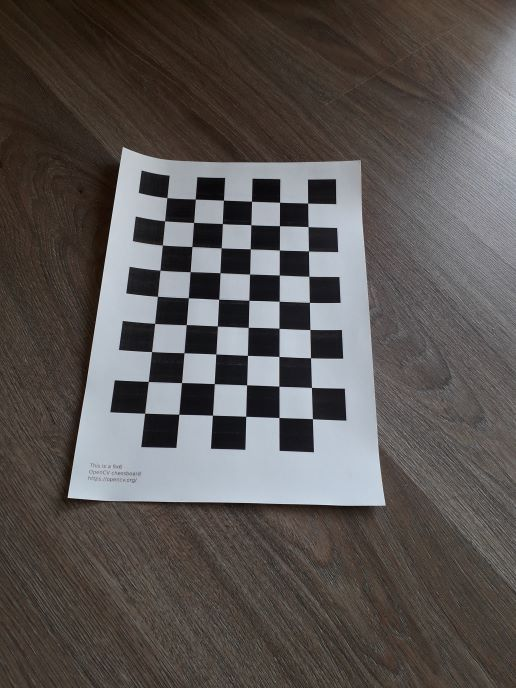
#> input picture persCedric/calibration/testImages/20230415_174116-2.jpg, 516 x 688 px; its folder holds only this picture in this run
$ python homography.py
#> lines starting #> are read from the running program, lines starting #| are printed output that depends on the picture; long printed decimals are rounded
import cv2
import glob

import numpy as np
import matplotlib.pyplot as plt

# grid size used
grid = [25, 25] # in mm


#termination criteria
criteria = (cv2.TERM_CRITERIA_EPS + cv2.TERM_CRITERIA_MAX_ITER, 30, 0.001)

#prepare object points, like (0,0,0), (1,0,0), (2,0,0), ..., (8,5,0)
objp = np.zeros((9*6, 3), np.float32)
objp[:,:2] = np.mgrid[0:9, 0:6].T.reshape(-1,2)

#arrays to store object points and image points from all the images
objpoints = [] #3d points in real world space
imgpoints = [] #2d points in image plane

def test(imageName):
    img = cv2.imread(imageName)
#> img is the input picture: shape (688, 516, 3); mean B, G, R 83.4, 85.3, 90
    imgGray = cv2.cvtColor(img, cv2.COLOR_BGR2GRAY)

    #find the chess board corners
    ret, srcCorners = cv2.findChessboardCorners(imgGray, (9, 6), None)
#> ret = True; srcCorners = 54 rows, first 8: [307.5, 203.1], [308, 226.6], [308.5, 250.8], [308.7, 276.3], [309.5, 302.4], [309.8, 329.5], [310.5, 357.7], [311.5, 387.5]
    dstCorners = np.zeros((54, 1, 2))
    for i in range(len(dstCorners)):
        dstCorners[i][0][0] = (5 - np.floor(i/9)) * grid[0] # (5 * grid[0]) - ((i % 6) * grid[0]) # right to left
        dstCorners[i][0][1] = (i % 9) * grid[1]# (np.floor(i/9)) * grid[1] # top to bottom
    #print(dstCorners)

    #if found, add object points, image points (after refining them)
    if ret == True:
        srcCorners2 = cv2.cornerSubPix(imgGray, srcCorners, (11, 11), (-1, -1), criteria)
#> srcCorners2 = 54 rows, first 8: [307.6, 203.1], [308, 226.6], [308.5, 251], [308.8, 276.3], [309.4, 302.4], [309.8, 329.5], [310.5, 357.7], [311.4, 387.4]

        #calibrateCamera returns
        #camera matrix, distortion coefficients, rotation and translation vectors
        '''
        ret2, mtx, dist, rvecs, tvecs = cv2.calibrateCamera(objpoints, imgpoints, imgGray.shape[::-1], None, None)

        print("camera matrix")
        print(mtx)
        print("distortion coefficients")
        print(dist)
        print("rotation vectors")
        print(rvecs)
        print("translation vectors")
        print(tvecs)
        '''

        # homography
        print(type(srcCorners), np.shape(srcCorners)) # np.ndarray (54, 1, 2)
#| <class 'numpy.ndarray'> (54, 1, 2)
        print(type(srcCorners2), np.shape(srcCorners2)) # np.ndarry (54, 1, 2)
#| <class 'numpy.ndarray'> (54, 1, 2)
        # print(srcCorners)
        homographyMask, _ = cv2.findHomography(srcCorners2, dstCorners)
#> homographyMask = [[1.04, 0.103, -194.5], [-0.0541, 1.29, -247.2], [-8.12e-05, 0.000991, 1]]
        print(homographyMask)
#| [[ 1.04190906e+00  1.03222874e-01 -1.94476414e+02]
#|  [-5.40541491e-02  1.29486785e+00 -2.47182483e+02]
#|  [-8.11645413e-05  9.90781216e-04  1.00000000e+00]]

        # for test
        '''
        warpedImg = cv2.warpPerspective(img, homographyMask, (img.shape[1], img.shape[0]))
        cv2.imshow('test', img)
        cv2.waitKey(0)
        cv2.imshow('test', warpedImg)
        cv2.waitKey(0)
        '''
        '''
        for i in range(len(dstCorners)):
            plt.figure(0)
            plt.plot(dstCorners[i][0][0], dstCorners[i][0][1], "-o")
            plt.text(dstCorners[i][0][0], dstCorners[i][0][1], i, color="red", fontsize=12)
        plt.show()
        '''
        dstCornersCalculated = cv2.perspectiveTransform(srcCorners, homographyMask)
#> dstCornersCalculated = 54 rows, first 8: [125, -0.667], [124.9, 24.65], [124.9, 49.93], [124.8, 75.22], [124.8, 100.2], [124.8, 125.1], [124.9, 149.9], [125.1, 174.9]
        averageDifference = 0
        averageXDifference = 0
        averageYDifference = 0
        for i in range(len(dstCornersCalculated)):
            plt.figure(0)
            plt.plot(dstCornersCalculated[i][0][0], dstCornersCalculated[i][0][1], "-o")
            plt.text(dstCornersCalculated[i][0][0], dstCornersCalculated[i][0][1], i, color="red", fontsize=12)
            averageDifference += np.sqrt(np.square(dstCornersCalculated[i][0][0] - dstCorners[i][0][0]) + \
                                      np.square(dstCornersCalculated[i][0][1] - dstCorners[i][0][1]))
            averageXDifference += np.abs(dstCornersCalculated[i][0][0] - dstCorners[i][0][0])
            averageYDifference += np.abs(dstCornersCalculated[i][0][1] - dstCorners[i][0][1])
#> this loop made 54 passes
#> (averageDifference, averageXDifference, averageYDifference) on passes 1 to 12: (0.667, 0.0139, 0.667), (1.03, 0.0701, 1.02), (1.13, 0.15, 1.09), (1.45, 0.38, 1.32), (1.69, 0.544, 1.49), (1.93, 0.776, 1.57), (2.13, 0.924, 1.69), (2.27, 1.06, 1.74), (2.7, 1.47, 1.87), (3.03, 1.58, 2.18), (3.15, 1.65, 2.28), (3.37, 1.73, 2.48)
#> after the loop, averageDifference = 14.59; averageXDifference = 7.92; averageYDifference = 10.9
        averageDifference /= len(dstCornersCalculated)
#> averageDifference = 0.27
        averageXDifference /= len(dstCornersCalculated)
#> averageXDifference = 0.147
        averageYDifference /= len(dstCornersCalculated)
#> averageYDifference = 0.202
        print("average difference to desired outcome")
        print("global:", averageDifference, "mm")
#| global: 0.2702 mm
        print("x-coör:", averageXDifference, "mm")
#| x-coör: 0.1468 mm
        print("y-coör:", averageYDifference, "mm")
#| y-coör: 0.2018 mm
        plt.show()
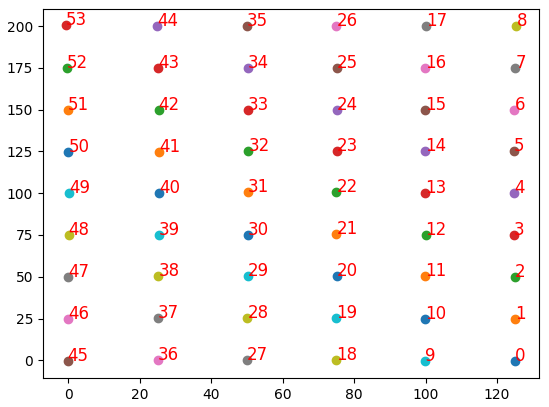
#> figure drawn by matplotlib, 1 panel
    else:
        return False
    return

imageNames = glob.glob('calibration/testImages/*.jpg')
# for name in imageNames:
#     test(name)

name = imageNames[0]
test(name)

$ run again, on persCedric/calibration/testImages/344431282_973754263639031_1761215019822892868_n-2.jpg
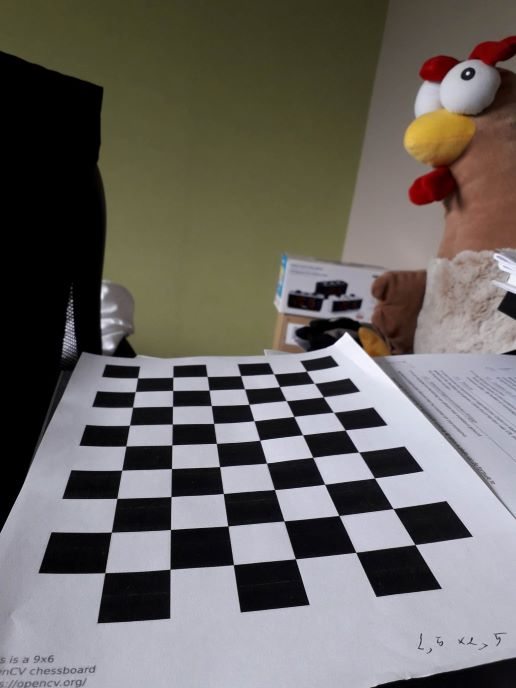
#> input picture persCedric/calibration/testImages/344431282_973754263639031_1761215019822892868_n-2.jpg, 516 x 688 px
#> in test, img is the input picture: shape (688, 516, 3); mean B, G, R 98.4, 102.5, 106.5
#> in test, `imgGray = cv2.cvtColor(img, cv2.COLOR_BGR2GRAY)`:
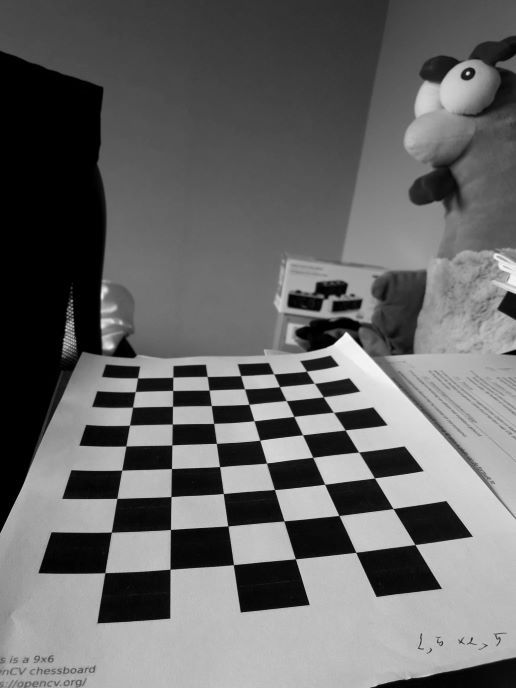
#> imgGray: shape (688, 516); min 0, max 254, mean 103.2
#> ret = True; srcCorners = 54 rows, first 8: [306.4, 371], [314.3, 383.3], [323.2, 396.8], [333.5, 412.4], [345.2, 430], [358.6, 452.1], [374.4, 478], [393, 508.5]
#> srcCorners2 = 54 rows, first 8: [304.2, 367.9], [314.1, 383.1], [323.2, 396.8], [333.5, 412.3], [345.1, 430], [358.7, 452], [374.5, 477.9], [393.1, 508.6]
#| <class 'numpy.ndarray'> (54, 1, 2)
#| <class 'numpy.ndarray'> (54, 1, 2)
#> homographyMask = [[-1.12, -0.177, 220.1], [-0.143, -3.01, 1157.1], [7.24e-05, -0.00687, 1]]
#| [[-1.12325385e+00 -1.76877000e-01  2.20100560e+02]
#|  [-1.43169581e-01 -3.00804011e+00  1.15707161e+03]
#|  [ 7.23705215e-05 -6.87469490e-03  1.00000000e+00]]
#> dstCornersCalculated = 54 rows, first 8: [123.8, -4.52], [124.5, 24.98], [125, 48.62], [125.6, 72.26], [126.1, 96.19], [126.2, 122], [126.2, 147.9], [126.2, 173.8]
#> the loop in test, `for i in range(len(dstCornersCalculated)):` made 54 passes
#> (averageDifference, averageXDifference, averageYDifference) on passes 1 to 8: (4.67, 1.17, 4.52), (5.18, 1.69, 4.54), (6.57, 1.71, 5.92), (9.38, 2.33, 8.66), (13.36, 3.47, 12.48), (16.57, 4.67, 15.45), (18.97, 5.89, 17.52), (20.64, 7.08, 18.69)
#> after the loop in test, `for i in range(len(dstCornersCalculated)):`: averageDifference = 90.38; averageXDifference = 25.12; averageYDifference = 83.81
#> in test, `averageDifference /= len(dstCornersCalculated)`: averageDifference = 1.67
#> in test, `averageXDifference /= len(dstCornersCalculated)`: averageXDifference = 0.465
#> in test, `averageYDifference /= len(dstCornersCalculated)`: averageYDifference = 1.55
#| global: 1.674 mm
#| x-coör: 0.4652 mm
#| y-coör: 1.552 mm
#> in test, `plt.show()`:
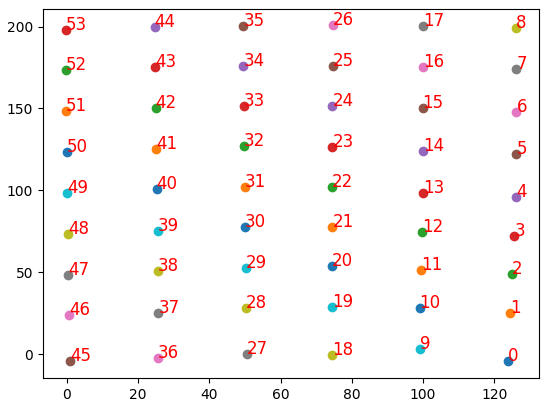
#> figure drawn by matplotlib, 1 panel
